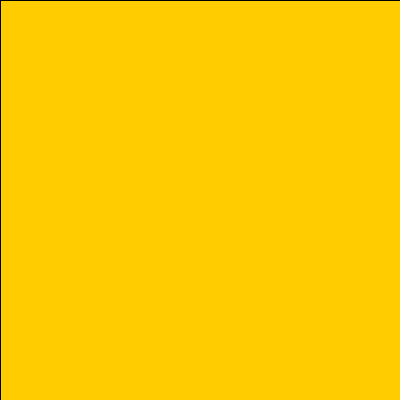
Frame 1 (no input)
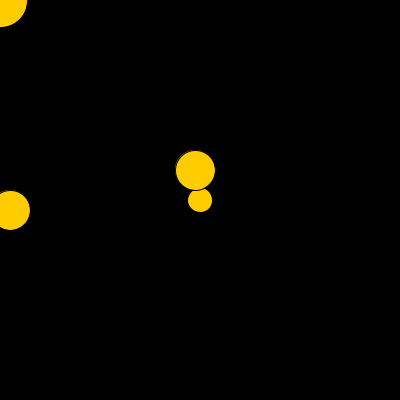
Frame 60 (the mouse pressed at the canvas centre just before this capture)
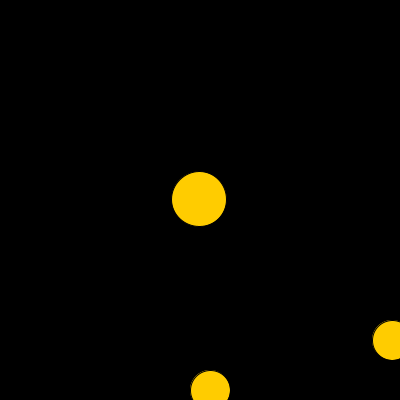
Frame 120 (the mouse held since frame 60 and released just before this capture)

The Processing sketch that drew these frames (run headless with seeded random() and noise(); from frame 60 on, the mouse is pressed at the canvas centre):

// Processing sketch: processing_154391
// ── processing_154391.pde

int xPosition=200;
int xMotion=1;
int yMotion=1;
int yPosition;
int y2Position;
int x2Position=0;
float x2;
float y2;
float easingCoeff=.2;

void setup ()
{
  size(400, 400);
  x2Position=int(random(1,6));
  y2Position=int(random(1,6));
}
void draw ()
{
  
  background (0);
  ellipse (200, 200, 25, 25);
  ellipse (xPosition, yPosition, 40, 40);
  ellipse (x2Position, y2Position, 40, 40);
  xPosition=xPosition+xMotion*(10);
  yPosition=yPosition+yMotion*(10);
  x2Position=(x2Position+10);
  y2Position=(y2Position+10);
  
  
  if (xPosition>=400 || xPosition<=0)
  {
    xMotion=-xMotion;
  }
  if (yPosition>=400 || yPosition<=0)
  {
    yMotion=-yMotion;
  }
  if (x2Position>400)
  {
    x2Position=int(random(1,6));
  }
  if (y2Position>400)
  {
    y2Position=-20;
  }
 
  float x=mouseX;
  float diffX= x-x2;
  if(abs(diffX)>1) 
   {
    x2 += diffX*easingCoeff;
   }
  float y=mouseY;
  float diffY=y-y2;
  if(abs(diffY) > 1) 
   {
      y2 += diffY*easingCoeff;
   }
  
  ellipse(x2, y2, 55, 55);
  float d=dist(x2Position, y2Position, xPosition, yPosition);
  float d2=dist(x2Position, y2Position, x, y);
  float d3=dist(xPosition, yPosition, x, y);
   
    //if (x2Position+(.5)*width==xPosition+(.5)*width &&
   // y2Position+(.5)*height==yPosition+(.5)*height)
   if (d<40)
  {
    fill (255, 204, 0);
    rect (0,0, width, height);
  }
  if (d2<40)
  {
    fill (255, 204, 0);
    rect (0,0, width, height);
  }
  if(d3<40)
  {
    fill (255, 204, 0);
    rect (0,0, width, height);
  }

}
